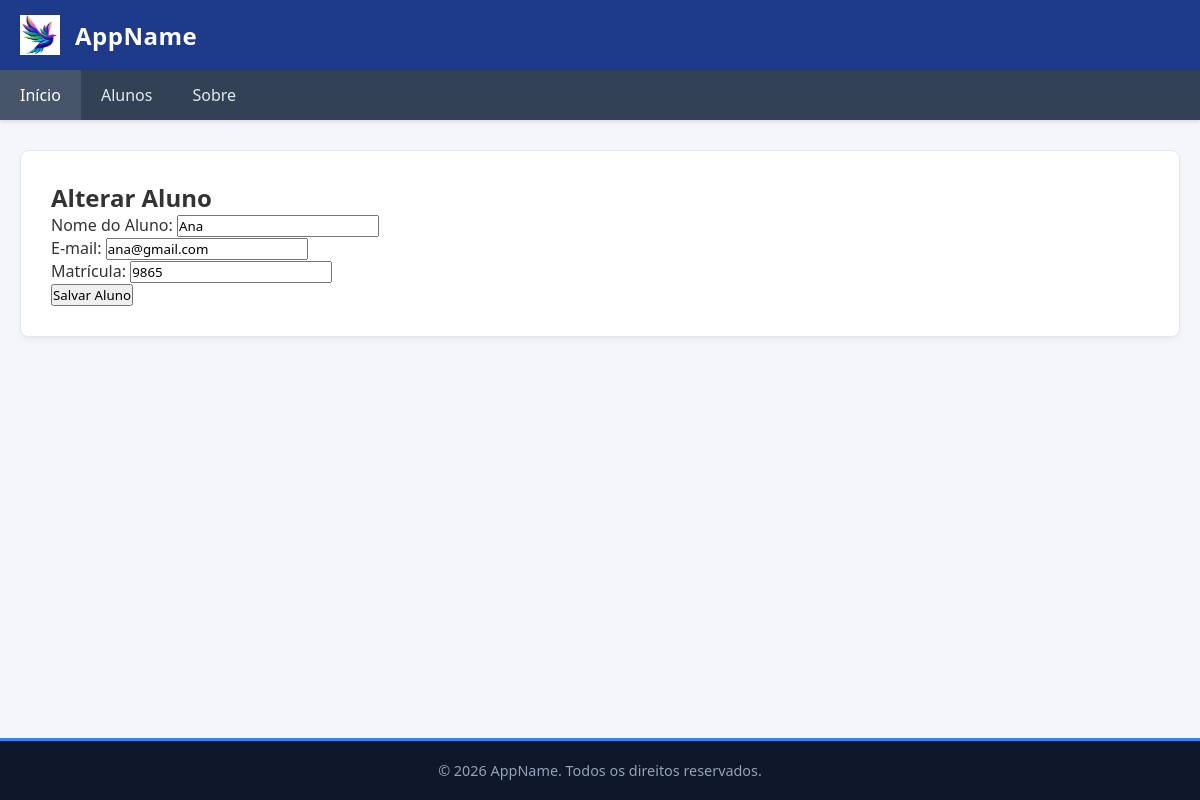
The app's page /alunos/alterar_aluno/4 with its own data.
### alunos/models.py (models this page shows)
class Aluno(models.Model):
    nome = models.CharField(max_length=100, null=False)
    matricula = models.CharField(max_length=8, null=False, unique=True)
    email = models.CharField(max_length=255, null=True)
    class Meta:
        db_table = 'aluno'
        ordering = ['nome']

### alunos/views.py (the view, shortened to what this page needs)
# urls.py: path('alterar_aluno/<int:id>', views.alterar_aluno, name='alterar_aluno'),
def alterar_aluno(request, id):
        aluno = Aluno.objects.get(pk=id)
        form = AlunoForm(instance=aluno)
        return render(request, 'alunos/form_aluno.html', {'form': form, 'editar': True})

### alunos/forms.py (shortened to what this page needs)
class AlunoForm(forms.ModelForm):
  class Meta:
    model = Aluno
    fields = ['nome', 'email', 'matricula']
    widgets = {
      'nome': forms.TextInput(attrs={'class': 'form-control', 'placeholder': 'Nome do Aluno'}),
      'email': forms.EmailInput(attrs={'class': 'form-control'}),
      'matricula': forms.TextInput(attrs={'class': 'form-control'}),
    }
    labels = {
      'nome': 'Nome do Aluno',
      'email': 'E-mail',
      'matricula': 'Matrícula',
    }

### templates/alunos/form_aluno.html (shortened to what this page needs)
{% extends "base.html" %}
{% block conteudo %}
{% load static %}
<div class="form-container">
    <h2>{% if editar %}Alterar{% else %}Novo{% endif %} Aluno</h2>
    <form method="post">
        <div class="form-group">
            {{ form.nome.label_tag }}
            {{ form.nome }}
        </div>
        <div class="form-group">
            {{ form.email.label_tag }}
            {{ form.email }}
        </div>
        <div class="form-group">
            {{ form.matricula.label_tag }}
            {{ form.matricula }}
        </div>
        <button type="submit">Salvar Aluno</button>
    </form>
</div>
{% endblock %}

### templates/base.html (style rules this page uses)
* { margin: 0; padding: 0; box-sizing: border-box; font-family: 'Segoe UI', Tahoma, Geneva, Verdana, sans-serif; }
body { display: flex; flex-direction: column; min-height: 100vh; background-color: #f4f6f9; color: #333333; }

### records on screen
Aluno: nome "Ana", email "ana@gmail.com", matricula "9865"
